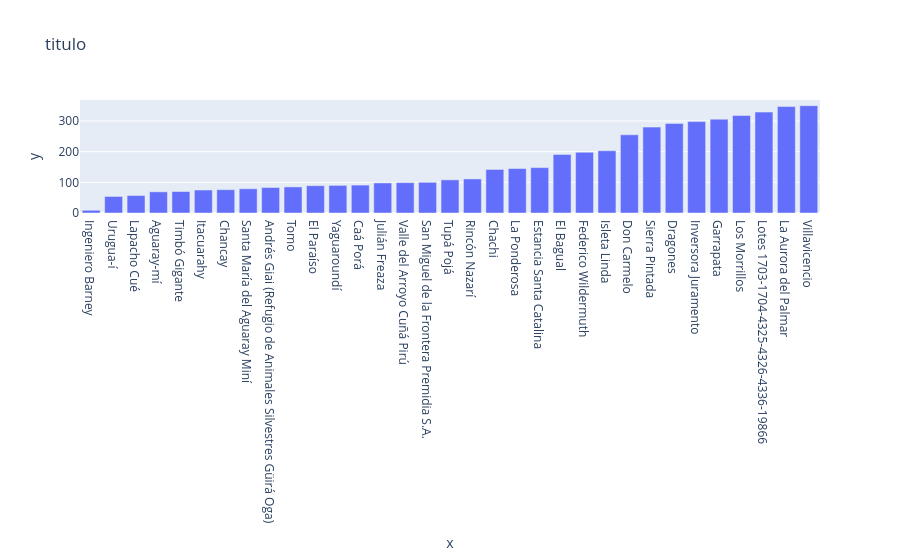

Source (notebook cell):
### Markdown cell above
Resp:

### Code cell
filtr2 = area[area["jap"] == 5]
filtr3 = filtr2["nam"]
fig = px.bar(
    x = filtr3.values, y = filtr3.index, title = "titulo")
fig.show()

### Figure 1 — Plotly figure (JSON) as saved in the notebook; plotly's stock layout.template omitted (floating-point values rounded to 4 significant figures)
{"data": [{"hovertemplate": "x=%{x}<br>y=%{y}<extra></extra>", "legendgroup": "", "marker": {"color": "#636efa", "pattern": {"shape": ""}}, "name": "", "orientation": "v", "showlegend": false, "textposition": "auto", "type": "bar", "x": ["Ingeniero Barney", "Urugua-í", "Lapacho Cué", "Aguaray-mí", "Timbó Gigante", "Itacuarahy", "Chancay", "Santa María del Aguaray Miní", "Andrés Giai (Refugio de Animales Silvestres Güirá Oga)", "Tomo", "El Paraíso", "Yaguaroundí", "Caá Porá", "Julián Freaza", "Valle del Arroyo Cuñá Pirú", "San Miguel de la Frontera Premidia S.A.", "Tupá Pojá", "Rincón Nazarí", "Chachi", "La Ponderosa", "Estancia Santa Catalina", "El Bagual", "Federico Wildermuth", "Isleta Linda", "Don Carmelo", "Sierra Pintada", "Dragones", "Inversora Juramento", "Garrapata", "Los Morrillos", "Lotes 1703-1704-4325-4326-4336-19866", "La Aurora del Palmar", "Villavicencio"], "xaxis": "x", "y": [9, 54, 57, 69, 70, 75, 76, 79, 83, 85, 89, 90, 91, 98, 99, 100, 108, 111, 142, 145, 148, 191, 198, 203, 255, 280, 292, 298, 306, 318, 329, 347, 350], "yaxis": "y"}], "layout": {"barmode": "relative", "legend": {"tracegroupgap": 0}, "title": {"text": "titulo"}, "xaxis": {"anchor": "y", "domain": [0, 1], "title": {"text": "x"}}, "yaxis": {"anchor": "x", "domain": [0, 1], "title": {"text": "y"}}}}
